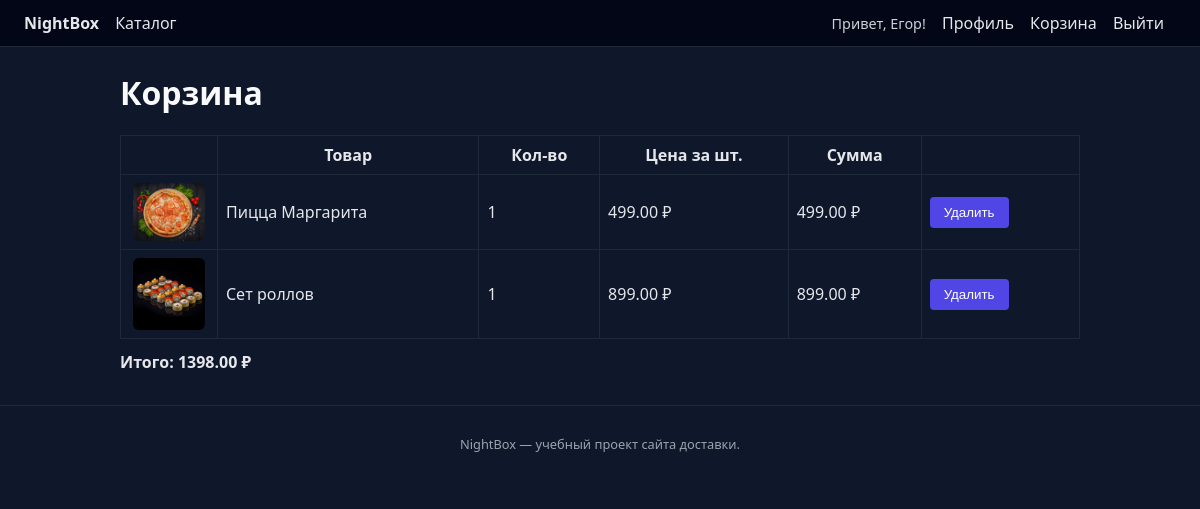
Page /cart (signed in) on the committed database.
### app.py (models this page shows, shortened)
class User(db.Model):
    __tablename__ = "users"
    id = db.Column(db.Integer, primary_key=True)
    email = db.Column(db.String(120), unique=True, nullable=False)
    name = db.Column(db.String(80), nullable=False)
    password_hash = db.Column(db.String(255), nullable=False)

class CartItem(db.Model):
    __tablename__ = "cart_items"
    id = db.Column(db.Integer, primary_key=True)
    user_id = db.Column(db.Integer, db.ForeignKey("users.id"), nullable=False)
    product_id = db.Column(db.Integer, db.ForeignKey("products.id"), nullable=False)
    quantity = db.Column(db.Integer, nullable=False, default=1)
    user = db.relationship("User", backref="cart_items")
    product = db.relationship("Product")

class Product(db.Model):
    __tablename__ = "products"
    id = db.Column(db.Integer, primary_key=True)
    name = db.Column(db.String(100), nullable=False)
    description = db.Column(db.String(255), nullable=False)
    price = db.Column(db.Float, nullable=False)

### app.py (the view)
    def wrapper(*args, **kwargs):
        if g.current_user is None:
            return redirect(url_for("login", next=request.path))
        return view_func(*args, **kwargs)

### app.py (called while the page is built)
@app.before_request
def load_current_user():
    user_id = session.get("user_id")
    if user_id is None:
        g.current_user = None
    else:
        g.current_user = User.query.get(user_id)

def login_required(view_func):
    def wrapper(*args, **kwargs):
        if g.current_user is None:
            return redirect(url_for("login", next=request.path))
        return view_func(*args, **kwargs)
    wrapper.__name__ = view_func.__name__
    return wrapper

@app.route("/cart")
@login_required
def cart():
    items = CartItem.query.filter_by(user_id=g.current_user.id).all()
    total = sum(item.product.price * item.quantity for item in items)
    return render_template("cart.html", items=items, total=total)

### templates/cart.html
{% extends "base.html" %}
{% block content %}
    <h1>Корзина</h1>
    {% if not items %}
        <p>Корзина пуста.</p>
    {% else %}
        <table class="cart-table">
            <thead>
            <tr>
                <th></th>
                <th>Товар</th>
                <th>Кол-во</th>
                <th>Цена за шт.</th>
                <th>Сумма</th>
                <th></th>
            </tr>
            </thead>
            <tbody>
            {% for item in items %}
                <tr>
                    <td class="cart-img-cell">
                        {% if "Пицца" in item.product.name %}
                            <img class="card-img cart-img-small" src="{{ url_for('static', filename='img/pizza-margherita.jpg') }}" alt="Пицца Маргарита">
                        {% elif "Бургер" in item.product.name %}
                            <img class="card-img cart-img-small" src="{{ url_for('static', filename='img/burger.jpg') }}" alt="Бургер">
                        {% elif "роллов" in item.product.name %}
                            <img class="card-img cart-img-small" src="{{ url_for('static', filename='img/rolls.jpg') }}" alt="Роллы">
                        {% elif "Лимонад" in item.product.name %}
                            <img class="card-img cart-img-small" src="{{ url_for('static', filename='img/lemonade.jpg') }}" alt="Лимонад">
                        {% endif %}
                    </td>
                    <td>{{ item.product.name }}</td>
                    <td>{{ item.quantity }}</td>
                    <td>{{ "%.2f"|format(item.product.price) }} ₽</td>
                    <td>{{ "%.2f"|format(item.product.price * item.quantity) }} ₽</td>
                    <td>
                        <form method="post" action="{{ url_for('remove_from_cart', item_id=item.id) }}">
                            <button type="submit">Удалить</button>
                        </form>
                    </td>
                </tr>
            {% endfor %}
            </tbody>
        </table>
        <p class="cart-total">Итого: {{ "%.2f"|format(total) }} ₽</p>
    {% endif %}
{% endblock %}

### templates/base.html (shortened to what this page needs)
<!doctype html>
<html lang="ru">
<head>
    <link rel="stylesheet" href="{{ url_for('static', filename='css/style.css') }}">
</head>
<body>
<header class="navbar">
    <div class="navbar-left">
        <a href="{{ url_for('index') }}" class="logo">NightBox</a>
        <a href="{{ url_for('catalog') }}">Каталог</a>
    </div>
    <div class="navbar-right">
        {% if g.current_user %}
            <span class="navbar-user">Привет, {{ g.current_user.name }}!</span>
            <a href="{{ url_for('profile') }}">Профиль</a>
            <a href="{{ url_for('cart') }}">Корзина</a>
            <a href="{{ url_for('logout') }}">Выйти</a>
        {% else %}
            <a href="{{ url_for('login') }}">Войти</a>
            <a href="{{ url_for('register') }}">Регистрация</a>
        {% endif %}
    </div>
</header>
<main class="container">
    {% block content %}{% endblock %}
</main>
<footer class="footer">
    <p>NightBox — учебный проект сайта доставки.</p>
</footer>
</body>
</html>

### static/css/style.css (style rules this page uses)
body { margin: 0; font-family: system-ui, -apple-system, BlinkMacSystemFont, "Segoe UI", sans-serif; background: #0f172a; color: #e5e7eb; }
.navbar { display: flex; justify-content: space-between; align-items: center; padding: 12px 24px; background: #020617; border-bottom: 1px solid #1f2937; }
.navbar a { color: #e5e7eb; text-decoration: none; margin-right: 12px; }
.logo { font-weight: 700; margin-right: 16px; }
.navbar-user { margin-right: 12px; font-size: 0.9rem; opacity: 0.9; }
.container { max-width: 960px; margin: 24px auto; padding: 0 16px; }
h1, h2, h3 { color: #f9fafb; }
button { padding: 8px 14px; border-radius: 4px; border: none; background: #4f46e5; color: white; cursor: pointer; }
.cart-table { width: 100%; border-collapse: collapse; margin-top: 12px; }
.cart-table th, .cart-table td { border: 1px solid #1f2937; padding: 8px; }
.cart-total { margin-top: 12px; font-weight: 600; }
.footer { text-align: center; padding: 16px; font-size: 0.8rem; color: #9ca3af; border-top: 1px solid #1f2937; margin-top: 32px; }
.card-img { width: 100%; border-radius: 6px; margin-bottom: 8px; object-fit: cover; max-height: 160px; }
.cart-img-small { max-width: 72px; max-height: 72px; margin: 0 auto; display: block; }
.cart-img-cell { width: 80px; }

### rows in the picture
User: current_user.name "Егор"
CartItem: product.name "Пицца Маргарита", quantity "1"
Product: product.price "499.00", item.product.price*item.quantity "499.00"
CartItem: product.name "Сет роллов", quantity "1"
Product: product.price "899.00", item.product.price*item.quantity "899.00"

### other values in the picture
{{ "%.2f"|format(total) }} "1398.00"
